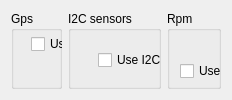
      <widget class="QWidget" name="tab_2">
       <attribute name="title">
        <string>Sensors</string>
       </attribute>
       <layout class="QVBoxLayout" name="verticalLayout_2">
        <item>
         <layout class="QHBoxLayout" name="horizontalLayout_8">
          <item>
           <widget class="QGroupBox" name="groupBox_3">
            <property name="maximumSize">
             <size>
              <width>500</width>
              <height>16777215</height>
             </size>
            </property>
            <property name="title">
             <string>Gps</string>
            </property>
            <widget class="QWidget" name="">
             <property name="geometry">
              <rect>
               <x>20</x>
               <y>21</y>
               <width>233</width>
               <height>200</height>
              </rect>
             </property>
             <layout class="QVBoxLayout" name="verticalLayout">
              <item>
               <widget class="QCheckBox" name="cbGps">
                <property name="text">
                 <string>Use Gps</string>
                </property>
               </widget>
              </item>
              <item>
               <layout class="QHBoxLayout" name="horizontalLayout_5">
                <property name="sizeConstraint">
                 <enum>QLayout::SetDefaultConstraint</enum>
                </property>
                <property name="topMargin">
                 <number>0</number>
                </property>
                <item>
                 <widget class="QLabel" name="label_8">
                  <property name="minimumSize">
                   <size>
                    <width>0</width>
                    <height>50</height>
                   </size>
                  </property>
                  <property name="maximumSize">
                   <size>
                    <width>60</width>
                    <height>50</height>
                   </size>
                  </property>
                  <property name="layoutDirection">
                   <enum>Qt::LeftToRight</enum>
                  </property>
                  <property name="text">
                   <string>Tx Gpio</string>
                  </property>
                  <property name="alignment">
                   <set>Qt::AlignLeading|Qt::AlignLeft|Qt::AlignVCenter</set>
                  </property>
                 </widget>
                </item>
                <item>
                 <widget class="QComboBox" name="comboBoxGps_Tx">
                  <property name="enabled">
                   <bool>false</bool>
                  </property>
                  <property name="maximumSize">
                   <size>
                    <width>50</width>
                    <height>16777215</height>
                   </size>
                  </property>
                  <item>
                   <property name="text">
                    <string>0</string>
                   </property>
                  </item>
                  <item>
                   <property name="text">
                    <string>1</string>
                   </property>
                  </item>
                  <item>
                   <property name="text">
                    <string>2</string>
                   </property>
                  </item>
                  <item>
                   <property name="text">
                    <string>3</string>
                   </property>
                  </item>
                  <item>
                   <property name="text">
                    <string>4</string>
                   </property>
                  </item>
                  <item>
                   <property name="text">
                    <string>5</string>
                   </property>
                  </item>
                  <item>
                   <property name="text">
                    <string>6</string>
                   </property>
                  </item>
                  <item>
                   <property name="text">
                    <string>7</string>
                   </property>
                  </item>
                  <item>
                   <property name="text">
                    <string>8</string>
                   </property>
                  </item>
                  <item>
                   <property name="text">
                    <string>9</string>
                   </property>
                  </item>
                  <item>
                   <property name="text">
                    <string>10</string>
                   </property>
                  </item>
                  <item>
                   <property name="text">
                    <string>11</string>
                   </property>
                  </item>
                  <item>
                   <property name="text">
                    <string>12</string>
                   </property>
                  </item>
                  <item>
                   <property name="text">
                    <string>13</string>
                   </property>
                  </item>
                  <item>
                   <property name="text">
                    <string>14</string>
                   </property>
                  </item>
                  <item>
                   <property name="text">
                    <string>15</string>
                   </property>
                  </item>
                  <item>
                   <property name="text">
                    <string>26</string>
                   </property>
                  </item>
                  <item>
                   <property name="text">
                    <string>27</string>
                   </property>
                  </item>
                  <item>
                   <property name="text">
                    <string>28</string>
                   </property>
                  </item>
                  <item>
                   <property name="text">
                    <string>29</string>
                   </property>
                  </item>
                 </widget>
                </item>
               </layout>
              </item>
              <item>
               <layout class="QHBoxLayout" name="horizontalLayout_6">
                <property name="topMargin">
                 <number>0</number>
                </property>
                <item>
                 <widget class="QLabel" name="label_10">
                  <property name="minimumSize">
                   <size>
                    <width>0</width>
                    <height>50</height>
                   </size>
                  </property>
                  <property name="maximumSize">
                   <size>
                    <width>60</width>
                    <height>16777215</height>
                   </size>
                  </property>
                  <property name="text">
                   <string>Rx Gpio</string>
                  </property>
                  <property name="alignment">
                   <set>Qt::AlignLeading|Qt::AlignLeft|Qt::AlignVCenter</set>
                  </property>
                 </widget>
                </item>
                <item>
                 <widget class="QComboBox" name="comboBoxGps_Rx">
                  <property name="maximumSize">
                   <size>
                    <width>50</width>
                    <height>16777215</height>
                   </size>
                  </property>
                  <item>
                   <property name="text">
                    <string>0</string>
                   </property>
                  </item>
                  <item>
                   <property name="text">
                    <string>1</string>
                   </property>
                  </item>
                  <item>
                   <property name="text">
                    <string>2</string>
                   </property>
                  </item>
                  <item>
                   <property name="text">
                    <string>3</string>
                   </property>
                  </item>
                  <item>
                   <property name="text">
                    <string>4</string>
                   </property>
                  </item>
                  <item>
                   <property name="text">
                    <string>5</string>
                   </property>
                  </item>
                  <item>
                   <property name="text">
                    <string>6</string>
                   </property>
                  </item>
                  <item>
                   <property name="text">
                    <string>7</string>
                   </property>
                  </item>
                  <item>
                   <property name="text">
                    <string>8</string>
                   </property>
                  </item>
                  <item>
                   <property name="text">
                    <string>9</string>
                   </property>
                  </item>
                  <item>
                   <property name="text">
                    <string>10</string>
                   </property>
                  </item>
                  <item>
                   <property name="text">
                    <string>11</string>
                   </property>
                  </item>
                  <item>
                   <property name="text">
                    <string>12</string>
                   </property>
                  </item>
                  <item>
                   <property name="text">
                    <string>13</string>
                   </property>
                  </item>
                  <item>
                   <property name="text">
                    <string>14</string>
                   </property>
                  </item>
                  <item>
                   <property name="text">
                    <string>15</string>
                   </property>
                  </item>
                  <item>
                   <property name="text">
                    <string>26</string>
                   </property>
                  </item>
                  <item>
                   <property name="text">
                    <string>27</string>
                   </property>
                  </item>
                  <item>
                   <property name="text">
                    <string>28</string>
                   </property>
                  </item>
                  <item>
                   <property name="text">
                    <string>29</string>
                   </property>
                  </item>
                 </widget>
                </item>
               </layout>
              </item>
              <item>
               <layout class="QHBoxLayout" name="horizontalLayout_10">
                <property name="spacing">
                 <number>7</number>
                </property>
                <property name="topMargin">
                 <number>30</number>
                </property>
                <item>
                 <widget class="QLabel" name="label_17">
                  <property name="text">
                   <string>Type</string>
                  </property>
                 </widget>
                </item>
                <item>
                 <widget class="QComboBox" name="comboBoxGpsType"/>
                </item>
               </layout>
              </item>
             </layout>
            </widget>
           </widget>
          </item>
          <item>
           <widget class="QGroupBox" name="groupBox_4">
            <property name="title">
             <string>I2C sensors</string>
            </property>
            <widget class="QWidget" name="">
             <property name="geometry">
              <rect>
               <x>30</x>
               <y>30</y>
               <width>126</width>
               <height>171</height>
              </rect>
             </property>
             <layout class="QVBoxLayout" name="verticalLayout_4">
              <item>
               <widget class="QCheckBox" name="cbI2c">
                <property name="text">
                 <string>Use I2C</string>
                </property>
               </widget>
              </item>
              <item>
               <layout class="QHBoxLayout" name="horizontalLayout_3" stretch="0,0">
                <property name="spacing">
                 <number>7</number>
                </property>
                <item>
                 <widget class="QLabel" name="label_12">
                  <property name="minimumSize">
                   <size>
                    <width>0</width>
                    <height>50</height>
                   </size>
                  </property>
                  <property name="maximumSize">
                   <size>
                    <width>200</width>
                    <height>16777215</height>
                   </size>
                  </property>
                  <property name="text">
                   <string>SCL on Gpio</string>
                  </property>
                 </widget>
                </item>
                <item>
                 <widget class="QComboBox" name="comboBoxScl">
                  <property name="enabled">
                   <bool>false</bool>
                  </property>
                  <item>
                   <property name="text">
                    <string>3</string>
                   </property>
                  </item>
                  <item>
                   <property name="text">
                    <string>7</string>
                   </property>
                  </item>
                  <item>
                   <property name="text">
                    <string>11</string>
                   </property>
                  </item>
                  <item>
                   <property name="text">
                    <string>15</string>
                   </property>
                  </item>
                  <item>
                   <property name="text">
                    <string>19</string>
                   </property>
                  </item>
                  <item>
                   <property name="text">
                    <string>23</string>
                   </property>
                  </item>
                  <item>
                   <property name="text">
                    <string>27</string>
                   </property>
                  </item>
                 </widget>
                </item>
               </layout>
              </item>
              <item>
               <layout class="QHBoxLayout" name="horizontalLayout_7">
                <item>
                 <widget class="QLabel" name="label_14">
                  <property name="minimumSize">
                   <size>
                    <width>0</width>
                    <height>50</height>
                   </size>
                  </property>
                  <property name="maximumSize">
                   <size>
                    <width>200</width>
                    <height>16777215</height>
                   </size>
                  </property>
                  <property name="text">
                   <string>SDA on Gpio</string>
                  </property>
                 </widget>
                </item>
                <item>
                 <widget class="QComboBox" name="comboBoxSda">
                  <property name="enabled">
                   <bool>false</bool>
                  </property>
                  <item>
                   <property name="text">
                    <string>2</string>
                   </property>
                  </item>
                  <item>
                   <property name="text">
                    <string>6</string>
                   </property>
                  </item>
                  <item>
                   <property name="text">
                    <string>10</string>
                   </property>
                  </item>
                  <item>
                   <property name="text">
                    <string>14</string>
                   </property>
                  </item>
                  <item>
                   <property name="text">
                    <string>18</string>
                   </property>
                  </item>
                  <item>
                   <property name="text">
                    <string>22</string>
                   </property>
                  </item>
                  <item>
                   <property name="text">
                    <string>26</string>
                   </property>
                  </item>
                 </widget>
                </item>
               </layout>
              </item>
             </layout>
            </widget>
           </widget>
          </item>
          <item>
           <widget class="QGroupBox" name="GroupRpm">
            <property name="title">
             <string>Rpm</string>
            </property>
            <widget class="QWidget" name="">
             <property name="geometry">
              <rect>
               <x>13</x>
               <y>29</y>
               <width>128</width>
               <height>161</height>
              </rect>
             </property>
             <layout class="QVBoxLayout" name="verticalLayout_3">
              <item>
               <widget class="QCheckBox" name="cbRpm">
                <property name="text">
                 <string>Use RPM</string>
                </property>
               </widget>
              </item>
              <item>
               <layout class="QHBoxLayout" name="horizontalLayout_13">
                <item>
                 <widget class="QLabel" name="label">
                  <property name="enabled">
                   <bool>true</bool>
                  </property>
                  <property name="text">
                   <string>Gpio</string>
                  </property>
                 </widget>
                </item>
                <item>
                 <widget class="QComboBox" name="comboBoxRpm">
                  <item>
                   <property name="text">
                    <string>0</string>
                   </property>
                  </item>
                  <item>
                   <property name="text">
                    <string>1</string>
                   </property>
                  </item>
                  <item>
                   <property name="text">
                    <string>2</string>
                   </property>
                  </item>
                  <item>
                   <property name="text">
                    <string>3</string>
                   </property>
                  </item>
                  <item>
                   <property name="text">
                    <string>4</string>
                   </property>
                  </item>
                  <item>
                   <property name="text">
                    <string>5</string>
                   </property>
                  </item>
                  <item>
                   <property name="text">
                    <string>6</string>
                   </property>
                  </item>
                  <item>
                   <property name="text">
                    <string>7</string>
                   </property>
                  </item>
                  <item>
                   <property name="text">
                    <string>8</string>
                   </property>
                  </item>
                  <item>
                   <property name="text">
                    <string>9</string>
                   </property>
                  </item>
                  <item>
                   <property name="text">
                    <string>10</string>
                   </property>
                  </item>
                  <item>
                   <property name="text">
                    <string>11</string>
                   </property>
                  </item>
                  <item>
                   <property name="text">
                    <string>12</string>
                   </property>
                  </item>
                  <item>
                   <property name="text">
                    <string>13</string>
                   </property>
                  </item>
                  <item>
                   <property name="text">
                    <string>14</string>
                   </property>
                  </item>
                  <item>
                   <property name="text">
                    <string>15</string>
                   </property>
                  </item>
                  <item>
                   <property name="text">
                    <string>26</string>
                   </property>
                  </item>
                  <item>
                   <property name="text">
                    <string>27</string>
                   </property>
                  </item>
                  <item>
                   <property name="text">
                    <string>28</string>
                   </property>
                  </item>
                  <item>
                   <property name="text">
                    <string>29</string>
                   </property>
                  </item>
                 </widget>
                </item>
               </layout>
              </item>
              <item>
               <layout class="QHBoxLayout" name="horizontalLayout_12">
                <item>
                 <widget class="QLabel" name="label_9">
                  <property name="enabled">
                   <bool>true</bool>
                  </property>
                  <property name="text">
                   <string>Multiplier</string>
                  </property>
                 </widget>
                </item>
                <item>
                 <widget class="QDoubleSpinBox" name="doubleSpinBoxRpmMultiplier">
                  <property name="enabled">
                   <bool>false</bool>
                  </property>
                  <property name="maximum">
                   <double>999.990000000000009</double>
                  </property>
                  <property name="value">
                   <double>1.000000000000000</double>
                  </property>
                 </widget>
                </item>
               </layout>
              </item>
             </layout>
            </widget>
           </widget>
          </item>
         </layout>
        </item>
       </layout>
      </widget>
